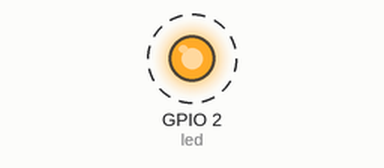
Bench run of a program on a simulated ESP32. Shown: output pins drawn as LEDs (lit = HIGH). Dashed ring = blinking. What the program prints to the serial monitor is not drawn.

Above: at 0.5 s.
Timing chart, 0 to 4.6 s (numbered marks = the images above):
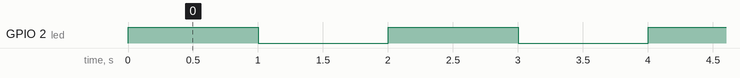

Measured:
- by itself, GPIO 2 (led): alternates HIGH for 1.0 s and LOW for 1.0 s

The program:

main.cpp
```cpp
// NOM DU PROGRAMME : ESP32_PROTOTYPE
// REALISATION INFORMATIQUE : Mathieu Lepage
// DATE DE CREATION : 2020/10/16
// OBJET : Programme test permettant d'allumer/éteindre la LED du ESP32 en continue

#include <Arduino.h>

//La LED est set à la PIN2
const int led = 2;
unsigned int compteur = 0;

void setup() {
  //Permet d'afficher "Test" dans le serial pour vérifier que le moniteur série est fonctionnel
  Serial.begin(9600);
  Serial.println("Test");
  //Configure la PIN spécifique pour qu'elle se comporte comme une sortie
  pinMode(led, OUTPUT);
}
//Fait flash la LED à chaque seconde
void loop() {
  Serial.println("Boucle : " + String(compteur));
  digitalWrite(led, HIGH);
  delay(1000);
  digitalWrite(led, LOW);
  delay(1000);
  compteur++;
}
```
